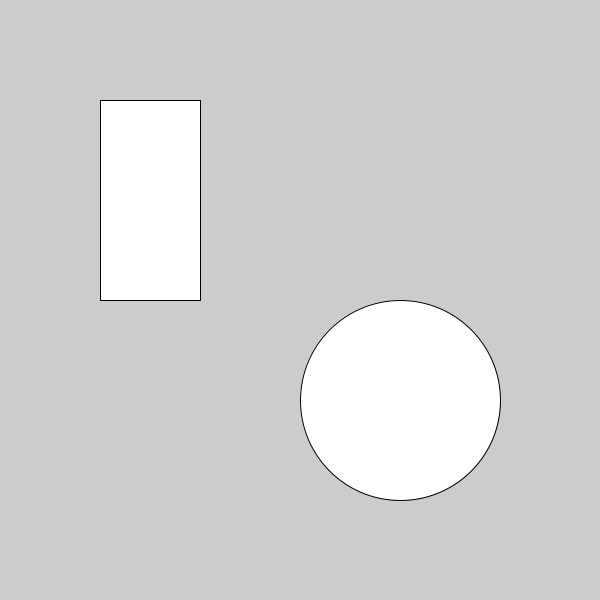
Frame 1 (no input)
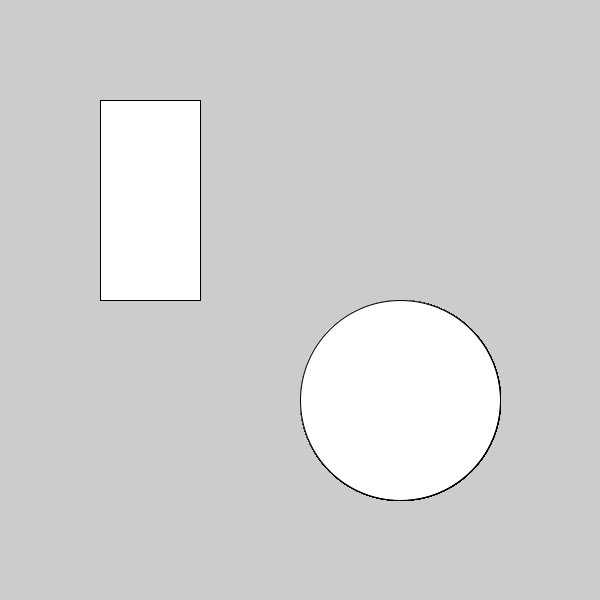
Frame 60 (the mouse pressed at the canvas centre just before this capture)
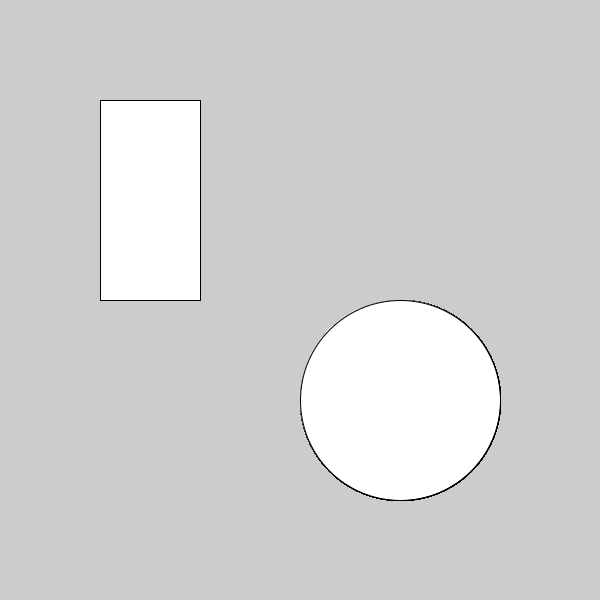
Frame 120 (the mouse held since frame 60 and released just before this capture)

The Processing sketch that drew these frames (run headless with seeded random() and noise(); from frame 60 on, the mouse is pressed at the canvas centre):

// Processing sketch: processing_113587
// ── processing_113587.pde

void setup() {
  size(600, 600);
  smooth();
}

void draw() {
  if (mouseX<= 200 && mouseX>= 100 && mouseY <= 300 && mouseY>= 100) {
    fill(255, 0, 0);
    rect(100, 100, 100, 200);
    if (mousePressed == true) {
      fill(0, 255, 0);
      rect(100, 100, 100, 200);
    }
  }
  else {
    fill(255);
    rect(100, 100, 100, 200);
  }

  if ((mouseX-400)*(mouseX-400)+(mouseY-400)*(mouseY-400) <= 10000) {
    fill(255, 0, 0);
    ellipse(400, 400, 200, 200);
     if (mousePressed == true) {
      fill(0, 255, 0);
       ellipse(400, 400, 200, 200);
     }
  }
  else {
    fill(255);
    ellipse(400, 400, 200, 200);
  }
}
